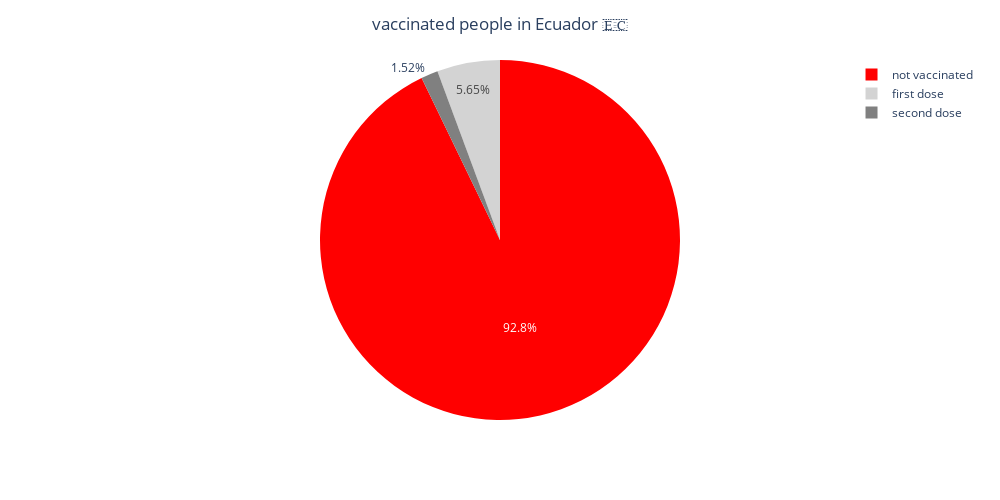

The notebook cell this image was saved under:
### Code cell
fig_one = px.pie(df_vaccine_percentage_ec, values="percentage",
             names="index", 
             color_discrete_sequence=['red','lightgrey','grey'],width=1000,height=500)
fig_one.update_layout(title_text='vaccinated people in Ecuador 🇪🇨', title_x=0.5)

### Figure 1 — Plotly figure (JSON) as saved in the notebook; plotly's stock layout.template omitted (floating-point values rounded to 4 significant figures)
{"data": [{"domain": {"x": [0.0, 1.0], "y": [0.0, 1.0]}, "hovertemplate": "index=%{label}<br>percentage=%{value}<extra></extra>", "labels": ["first dose", "second dose", "not vaccinated"], "legendgroup": "", "name": "", "showlegend": true, "type": "pie", "values": [5.651, 1.521, 92.83]}], "layout": {"height": 500, "legend": {"tracegroupgap": 0}, "margin": {"t": 60}, "piecolorway": ["red", "lightgrey", "grey"], "title": {"text": "vaccinated people in Ecuador 🇪🇨", "x": 0.5}, "width": 1000}}
